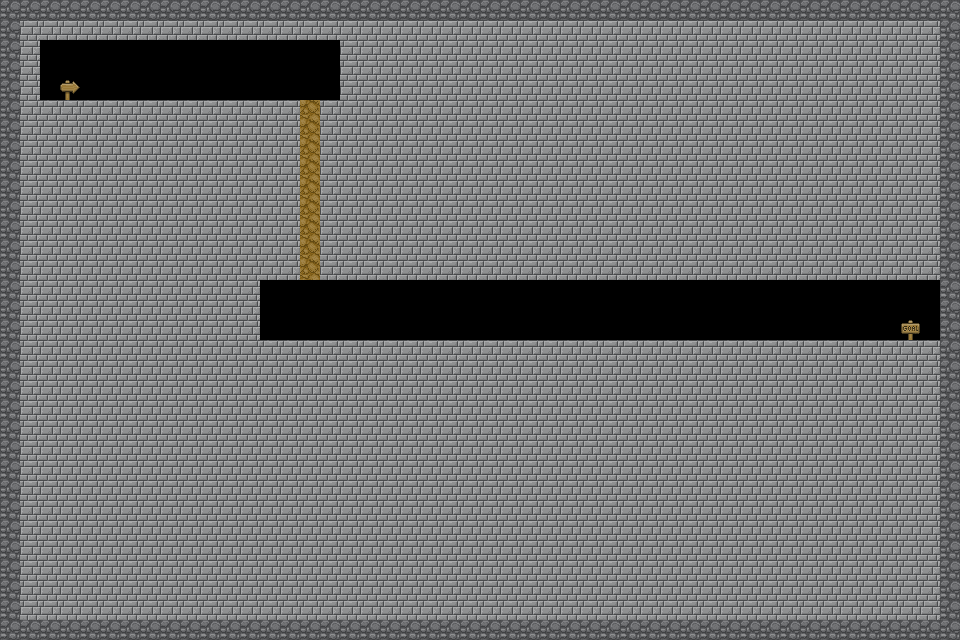

This game map was drawn from its Tiled (.tmx) file and the tilesets committed beside it. A one-line description and the full map source follow:
An orthogonal 48x32 tile map with 20x20 px tiles, 1 tile layer (Calque de Tuiles 1).

<map version="1.5" tiledversion="2021.03.23" orientation="orthogonal" renderorder="left-down" width="48" height="32" tilewidth="20" tileheight="20" infinite="0" nextlayerid="2" nextobjectid="1"><tileset firstgid="1" source="Lemmings tiles.tsx" /><layer id="1" name="Calque de Tuiles 1" width="48" height="32"><data encoding="csv">14,14,14,14,14,14,14,14,14,14,14,14,14,14,14,14,14,14,14,14,14,14,14,14,14,14,14,14,14,14,14,14,14,14,14,14,14,14,14,14,14,14,14,14,14,14,14,14,14,17,17,17,17,17,17,17,17,17,17,17,17,17,17,17,17,17,17,17,17,17,17,17,17,17,17,17,17,17,17,17,17,17,17,17,17,17,17,17,17,17,17,17,17,17,17,14,14,17,0,0,0,0,0,0,0,0,0,0,0,0,0,0,0,17,17,17,17,17,17,17,17,17,17,17,17,17,17,17,17,17,17,17,17,17,17,17,17,17,17,17,17,17,17,14,14,17,0,0,0,0,0,0,0,0,0,0,0,0,0,0,0,17,17,17,17,17,17,17,17,17,17,17,17,17,17,17,17,17,17,17,17,17,17,17,17,17,17,17,17,17,17,14,14,17,0,1,0,0,0,0,0,0,0,0,0,0,0,0,0,17,17,17,17,17,17,17,17,17,17,17,17,17,17,17,17,17,17,17,17,17,17,17,17,17,17,17,17,17,17,14,14,17,17,17,17,17,17,17,17,17,17,17,17,17,17,40,17,17,17,17,17,17,17,17,17,17,17,17,17,17,17,17,17,17,17,17,17,17,17,17,17,17,17,17,17,17,17,14,14,17,17,17,17,17,17,17,17,17,17,17,17,17,17,40,17,17,17,17,17,17,17,17,17,17,17,17,17,17,17,17,17,17,17,17,17,17,17,17,17,17,17,17,17,17,17,14,14,17,17,17,17,17,17,17,17,17,17,17,17,17,17,40,17,17,17,17,17,17,17,17,17,17,17,17,17,17,17,17,17,17,17,17,17,17,17,17,17,17,17,17,17,17,17,14,14,17,17,17,17,17,17,17,17,17,17,17,17,17,17,40,17,17,17,17,17,17,17,17,17,17,17,17,17,17,17,17,17,17,17,17,17,17,17,17,17,17,17,17,17,17,17,14,14,17,17,17,17,17,17,17,17,17,17,17,17,17,17,40,17,17,17,17,17,17,17,17,17,17,17,17,17,17,17,17,17,17,17,17,17,17,17,17,17,17,17,17,17,17,17,14,14,17,17,17,17,17,17,17,17,17,17,17,17,17,17,40,17,17,17,17,17,17,17,17,17,17,17,17,17,17,17,17,17,17,17,17,17,17,17,17,17,17,17,17,17,17,17,14,14,17,17,17,17,17,17,17,17,17,17,17,17,17,17,40,17,17,17,17,17,17,17,17,17,17,17,17,17,17,17,17,17,17,17,17,17,17,17,17,17,17,17,17,17,17,17,14,14,17,17,17,17,17,17,17,17,17,17,17,17,17,17,40,17,17,17,17,17,17,17,17,17,17,17,17,17,17,17,17,17,17,17,17,17,17,17,17,17,17,17,17,17,17,17,14,14,17,17,17,17,17,17,17,17,17,17,17,17,17,17,40,17,17,17,17,17,17,17,17,17,17,17,17,17,17,17,17,17,17,17,17,17,17,17,17,17,17,17,17,17,17,17,14,14,17,17,17,17,17,17,17,17,17,17,17,17,0,0,0,0,0,0,0,0,0,0,0,0,0,0,0,0,0,0,0,0,0,0,0,0,0,0,0,0,0,0,0,0,0,0,14,14,17,17,17,17,17,17,17,17,17,17,17,17,0,0,0,0,0,0,0,0,0,0,0,0,0,0,0,0,0,0,0,0,0,0,0,0,0,0,0,0,0,0,0,0,0,0,14,14,17,17,17,17,17,17,17,17,17,17,17,17,0,0,0,0,0,0,0,0,0,0,0,0,0,0,0,0,0,0,0,0,0,0,0,0,0,0,0,0,0,0,0,0,2,0,14,14,17,17,17,17,17,17,17,17,17,17,17,17,17,17,17,17,17,17,17,17,17,17,17,17,17,17,17,17,17,17,17,17,17,17,17,17,17,17,17,17,17,17,17,17,17,17,14,14,17,17,17,17,17,17,17,17,17,17,17,17,17,17,17,17,17,17,17,17,17,17,17,17,17,17,17,17,17,17,17,17,17,17,17,17,17,17,17,17,17,17,17,17,17,17,14,14,17,17,17,17,17,17,17,17,17,17,17,17,17,17,17,17,17,17,17,17,17,17,17,17,17,17,17,17,17,17,17,17,17,17,17,17,17,17,17,17,17,17,17,17,17,17,14,14,17,17,17,17,17,17,17,17,17,17,17,17,17,17,17,17,17,17,17,17,17,17,17,17,17,17,17,17,17,17,17,17,17,17,17,17,17,17,17,17,17,17,17,17,17,17,14,14,17,17,17,17,17,17,17,17,17,17,17,17,17,17,17,17,17,17,17,17,17,17,17,17,17,17,17,17,17,17,17,17,17,17,17,17,17,17,17,17,17,17,17,17,17,17,14,14,17,17,17,17,17,17,17,17,17,17,17,17,17,17,17,17,17,17,17,17,17,17,17,17,17,17,17,17,17,17,17,17,17,17,17,17,17,17,17,17,17,17,17,17,17,17,14,14,17,17,17,17,17,17,17,17,17,17,17,17,17,17,17,17,17,17,17,17,17,17,17,17,17,17,17,17,17,17,17,17,17,17,17,17,17,17,17,17,17,17,17,17,17,17,14,14,17,17,17,17,17,17,17,17,17,17,17,17,17,17,17,17,17,17,17,17,17,17,17,17,17,17,17,17,17,17,17,17,17,17,17,17,17,17,17,17,17,17,17,17,17,17,14,14,17,17,17,17,17,17,17,17,17,17,17,17,17,17,17,17,17,17,17,17,17,17,17,17,17,17,17,17,17,17,17,17,17,17,17,17,17,17,17,17,17,17,17,17,17,17,14,14,17,17,17,17,17,17,17,17,17,17,17,17,17,17,17,17,17,17,17,17,17,17,17,17,17,17,17,17,17,17,17,17,17,17,17,17,17,17,17,17,17,17,17,17,17,17,14,14,17,17,17,17,17,17,17,17,17,17,17,17,17,17,17,17,17,17,17,17,17,17,17,17,17,17,17,17,17,17,17,17,17,17,17,17,17,17,17,17,17,17,17,17,17,17,14,14,17,17,17,17,17,17,17,17,17,17,17,17,17,17,17,17,17,17,17,17,17,17,17,17,17,17,17,17,17,17,17,17,17,17,17,17,17,17,17,17,17,17,17,17,17,17,14,14,17,17,17,17,17,17,17,17,17,17,17,17,17,17,17,17,17,17,17,17,17,17,17,17,17,17,17,17,17,17,17,17,17,17,17,17,17,17,17,17,17,17,17,17,17,17,14,14,17,17,17,17,17,17,17,17,17,17,17,17,17,17,17,17,17,17,17,17,17,17,17,17,17,17,17,17,17,17,17,17,17,17,17,17,17,17,17,17,17,17,17,17,17,17,14,14,14,14,14,14,14,14,14,14,14,14,14,14,14,14,14,14,14,14,14,14,14,14,14,14,14,14,14,14,14,14,14,14,14,14,14,14,14,14,14,14,14,14,14,14,14,14,14</data></layer></map>
